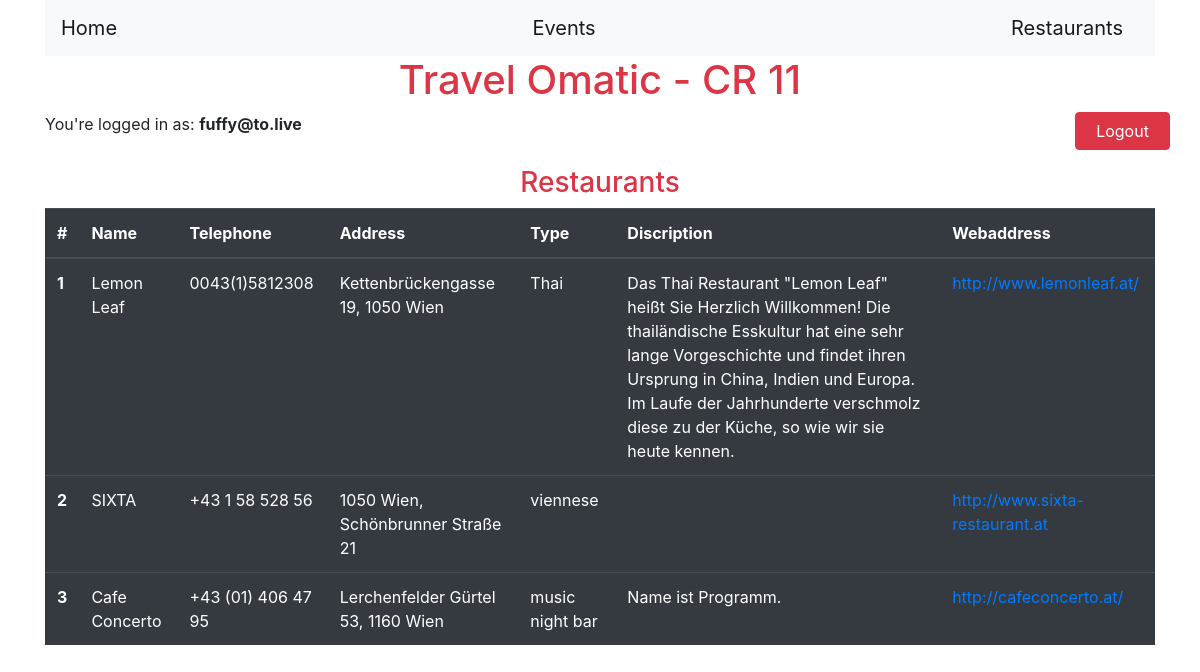
The page /restaurants.php (signed in) on the database its author committed.
### tables this page shows
CREATE TABLE `restaurant` (
  `restaurantID` int(11) NOT NULL,
  `name` varchar(30) NOT NULL,
  `tel` varchar(20) NOT NULL,
  `type` varchar(20) NOT NULL,
  `discription` text DEFAULT NULL,
  `address` varchar(50) NOT NULL,
  `webaddress` varchar(50) NOT NULL
);

### classes/Database.php (called while the page is built, shortened)
<?php
  class Database {
    public $mysqli;
    function __construct($hostname, $dbuser, $dbpw, $dbname)  {
      $this->mysqli = mysqli_connect($hostname, $dbuser, $dbpw, $dbname);
    }
    public function selectRow($tblName, $cols, $whereClause = '') {
      $sql = "SELECT $cols FROM $tblName $whereClause;";
      return mysqli_query($this->mysqli, $sql);
    }
  }

### actions/dbconnect.php (called while the page is built, shortened)
<?php
$trvomatic = new Database(DBHOST, DBUSER, DBPW, DBNAME);

### restaurants.php (the view, shortened to what this page needs)
<?php
  require_once 'classes/Database.php';
  require_once 'actions/dbconnect.php';
?>
<!DOCTYPE html>
<html lang="en" dir="ltr">
  <head>
    <link rel="stylesheet" href="https://stackpath.bootstrapcdn.com/bootstrap/4.3.1/css/bootstrap.min.css"
>
  </head>
  <body>
    <div class="container">
      <nav class="navbar navbar-light bg-light">
        <a class="navbar-brand" href="./">Home</a>
        <a class="navbar-brand" href="events.php">Events</a>
        <a class="navbar-brand" href="restaurants.php">Restaurants</a>
      </nav>
      <h1 class="text-center text-danger">Travel Omatic - CR 11</h1>
      <div class="row" style="margin-bottom: 1rem;">
        <span class="col-11">You're logged in as: <b><?php echo $_SESSION['user'] . "</b>"; ?></span>
        <a href="actions/a_logout.php" class="col-1 btn btn-danger">Logout</a>
      </div>
      <h3 class="text-center text-danger">Restaurants</h3>
      <table class="table table-dark">
        <thead>
          <tr>
            <th scope="col">#</th>
            <th scope="col">Name</th>
            <th scope="col">Telephone</th>
            <th scope="col">Address</th>
            <th scope="col">Type</th>
            <th scope="col">Discription</th>
            <th scope="col">Webaddress</th>
          </tr>
        </thead>
        <tbody>
          <?php
              $result = $trvomatic->selectRow('restaurant', '*');
              while ($row = $result->fetch_assoc()) {
                echo '<tr>
                  <th scope=\"row\">'.$row['restaurantID'].'</th>
                  <td>'.html_entity_decode($row['name']).'</td>
                  <td>'.$row['tel'].'</td>
                  <td>'.html_entity_decode($row['address']).'</td>
                  <td>'.html_entity_decode($row['type']).'</td>
                  <td>'.html_entity_decode($row['discription']).'</td>
                  <td><a href="'.$row['webaddress'].'" target="_blank">'.$row['webaddress'].'</a></td>
                </tr>';
              }
          ?>
        </tbody>
      </table>

### rows shown on the page
restaurant: restaurantID "1", name "Lemon Leaf", tel "0043(1)5812308", address "Kettenbrückengasse 19, 1050 Wien", type "Thai", discription "Das Thai Restaurant \"Lemon Leaf\" heißt Sie Herzlich Willkommen! Die thailändische Esskultur hat eine sehr lange Vorgeschichte und findet ihren Ursprung in China, Indien und Europa. Im Laufe der Jahrhunderte verschmolz diese zu der Küche, so wie wir sie heute kennen.", webaddress "http://www.lemonleaf.at/"
restaurant: restaurantID "2", name "SIXTA", tel "+43 1 58 528 56", address "1050 Wien, Schönbrunner Straße 21", type "viennese", webaddress "http://www.sixta-restaurant.at"
restaurant: restaurantID "3", name "Cafe Concerto", tel "+43 (01) 406 47 95", address "Lerchenfelder Gürtel 53, 1160 Wien", type "music night bar", discription "Name ist Programm.", webaddress "http://cafeconcerto.at/"

### other values the page prints
$_SESSION['user'] "fuffy@to.live"
